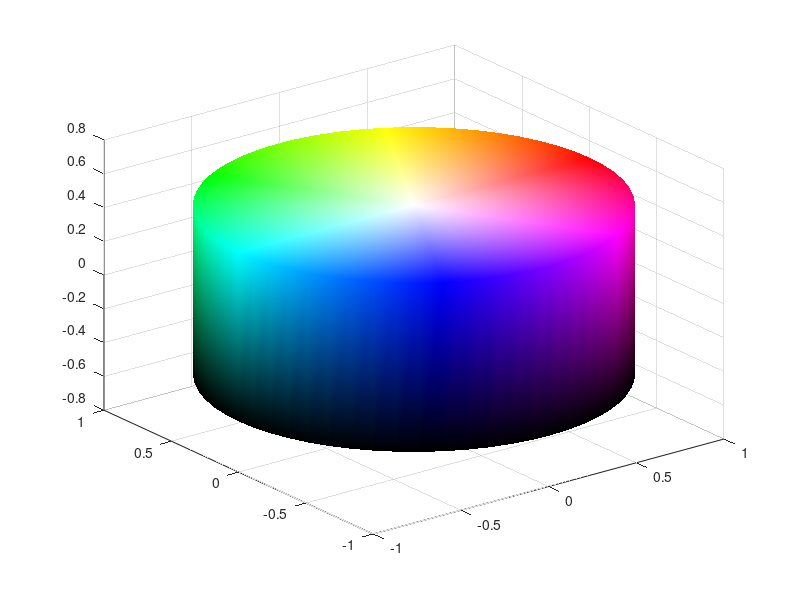

Write MATLAB code to recreate this figure.
function makeHSVCylinder()
numOfVert=60;
ang=linspace(0,2*pi,numOfVert+1)';
X=cos(ang);
Y=sin(ang);
topCen=[0 0 0.5];
botCen=[0 0 -0.5];
verts = [ X(1:numOfVert),Y(1:numOfVert),ones(numOfVert,1)-0.5;X(1:numOfVert),Y(1:numOfVert),zeros(numOfVert,1)-0.5;topCen; botCen];
faces=[];
topCenIdx=2*numOfVert+1;
botCenIdx=2*numOfVert+2;
vertColors=[];
colorPar=linspace(0,1,numOfVert+1)';
%top color
vertColors=[vertColors;colorPar(1:numOfVert),ones(numOfVert,1),ones(numOfVert,1)];
%down color
vertColors=[vertColors;colorPar(1:numOfVert),zeros(numOfVert,1),zeros(numOfVert,1)];
%top cen bot cen color
vertColors=[vertColors;0,0,1;1,0,0];
RGB=hsv2rgb(vertColors); 
figure;
%top&down
for i=1:numOfVert
    faces=[faces;topCenIdx i mod(i,numOfVert)+1;botCenIdx i+numOfVert mod(i,numOfVert)+1+numOfVert];
end
%side
for i=1:numOfVert
    faces=[faces;numOfVert+i i mod(i,numOfVert)+1 ; mod(i,numOfVert)+1+numOfVert numOfVert+i  mod(i,numOfVert)+1];
end
trisurf(faces,verts(:,1),verts(:,2),verts(:,3),'FaceVertexCData', RGB,'FaceColor','interp','EdgeAlpha', 0);
end